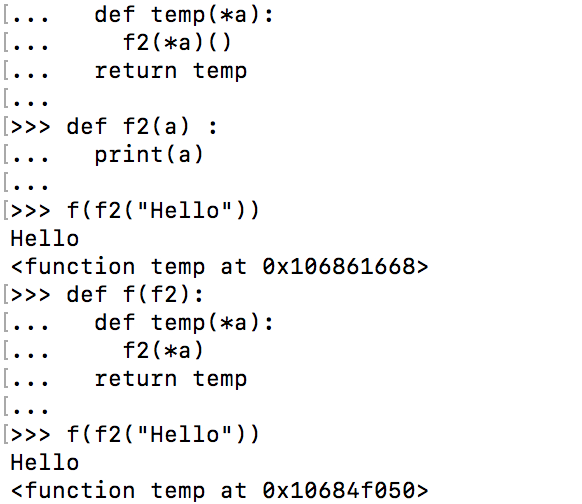
#> input picture 屏幕快照 2017-12-21 下午10.24.27.png, 582 x 504 px, given in place of 0.mp4, which was not available
$ python 1.4.1_1.py
#> lines starting #> are read from the running program, lines starting #| are printed output that depends on the picture; after the words box and inside, x2 and y2 are one past the last pixel; in counts of white or black regions, pixels touching at a corner belong together
import cv2
import numpy as np
cap = cv2.VideoCapture('/home/hanrong/Desktop/opencv/build/Zheng/0.mp4')
while(1):
	# Take each frame
	_, frame = cap.read()
#> frame is the input picture: shape (504, 582, 3); mean B, G, R 244.5, 244.3, 244.4
	# Convert BGR to HSV
	hsv = cv2.cvtColor(frame, cv2.COLOR_BGR2HSV)
#> hsv: shape (504, 582, 3); mean H, S, V 2.9, 5.8, 246.1
	# define range of blue color in HSV
	lower_blue = np.array([110,50,50])
	upper_blue = np.array([130,255,255])
	# Threshold the HSV image to get only blue colors
	mask = cv2.inRange(hsv, lower_blue, upper_blue)
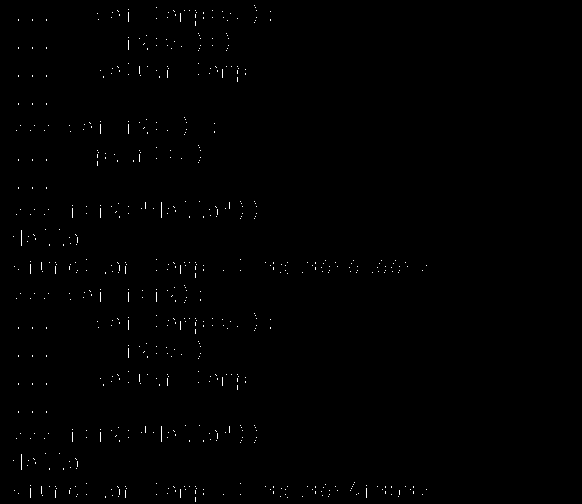
#> mask: shape (504, 582); 0.4% white in thin lines or dots, all inside (x1, y1, x2, y2) = (13, 5, 427, 502)
	# Bitwise-AND mask and original image
	res = cv2.bitwise_and(frame,frame, mask= mask)
	cv2.imshow('frame',frame)
	cv2.imshow('mask',mask)
	cv2.imshow('res',res)
	k = cv2.waitKey(5) & 0xFF
#> (key Esc is pressed here)
	if k == 27:
		break
cv2.destroyAllWindows()

$ run again, on 屏幕快照 2017-12-21 下午11.56.26.png
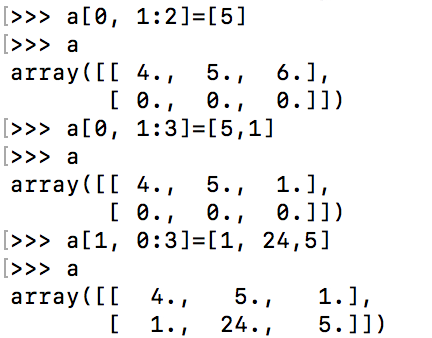
#> input picture 屏幕快照 2017-12-21 下午11.56.26.png, 432 x 338 px, given in place of 0.mp4, which was not available
#> frame is the input picture: shape (338, 432, 3); mean B, G, R 241.6, 241.4, 241.4
#> hsv: shape (338, 432, 3); mean H, S, V 3.7, 6.6, 243.5
#> `mask = cv2.inRange(hsv, lower_blue, upper_blue)`:
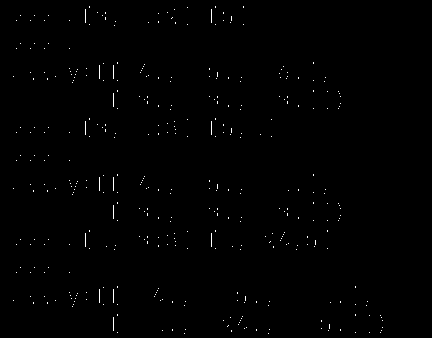
#> mask: shape (338, 432); 0.48% white in thin lines or dots, all inside (x1, y1, x2, y2) = (13, 6, 383, 334)

$ run again, on 屏幕快照 2017-12-21 下午9.33.02.png
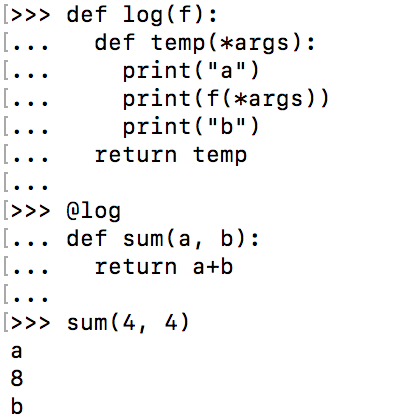
#> input picture 屏幕快照 2017-12-21 下午9.33.02.png, 414 x 418 px, given in place of 0.mp4, which was not available
#> frame is the input picture: shape (418, 414, 3); mean B, G, R 244.2, 244, 244.1
#> hsv: shape (418, 414, 3); mean H, S, V 3, 6, 245.9
#> `mask = cv2.inRange(hsv, lower_blue, upper_blue)`:
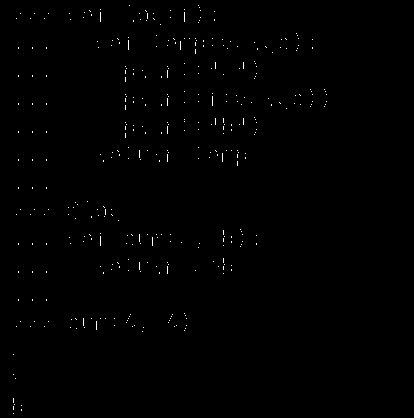
#> mask: shape (418, 414); 0.4% white in thin lines or dots, all inside (x1, y1, x2, y2) = (13, 5, 327, 414)
